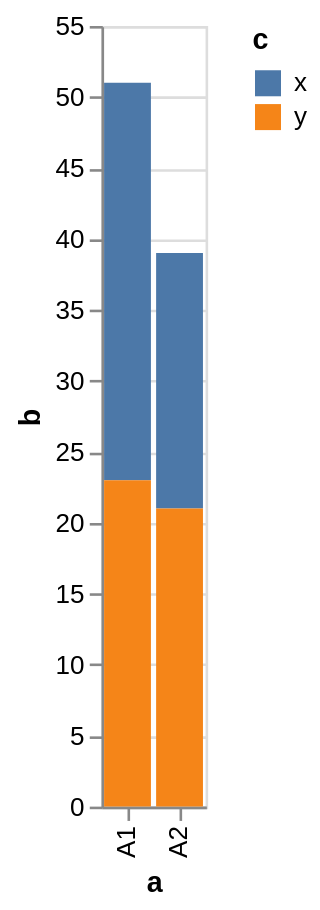

Describe this chart as a Vega-Lite specification.
### Vega-Lite specification from a JSON file in a GitHub repository (floating-point values rounded to 4 significant figures)
{"$schema": "https://vega.github.io/schema/vega-lite/v4.json", "data": {"values": [{"a": "A1", "b": 28, "c": "x"}, {"a": "A1", "b": 23, "c": "y"}, {"a": "A2", "b": 18, "c": "x"}, {"a": "A2", "b": 21, "c": "y"}]}, "mark": {"type": "bar"}, "encoding": {"x": {"field": "a", "type": "ordinal"}, "y": {"field": "b", "type": "quantitative", "stack": "zero"}, "color": {"field": "c", "type": "nominal"}}}
